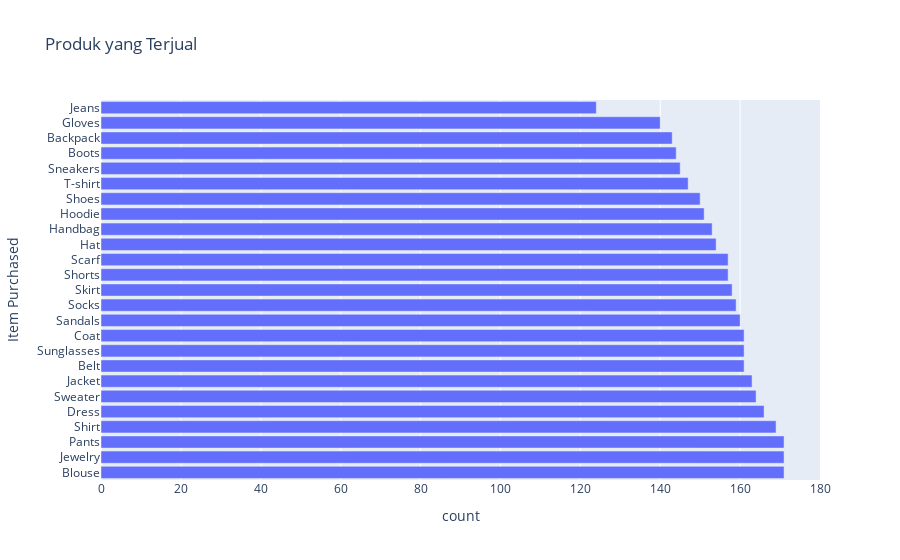

Here is the notebook cell this chart was saved with:
### Markdown cell above
Berdasarkan Product fashion paling banyak terjual

### Code cell
# Mengekstrak spesifik kolom ke dalam nama baru
Itempurchased_extract = df1['Item Purchased'].value_counts().reset_index()

# Buat kolom baru berdasarkan nama baru diatas
Itempurchased_extract_columns = ['item','count'] # value yang sama diitung dengan count

# Deploy value kolom diatas ke Plotly Bar Horizontal Chart
fig = px.bar(Itempurchased_extract, x='count', y = 'Item Purchased', orientation='h', title='Produk yang Terjual')
fig.show()

### Figure 1 — Plotly figure (JSON) as saved in the notebook; plotly's stock layout.template omitted (floating-point values rounded to 4 significant figures)
{"data": [{"alignmentgroup": "True", "hovertemplate": "count=%{x}<br>Item Purchased=%{y}<extra></extra>", "legendgroup": "", "marker": {"color": "#636efa", "pattern": {"shape": ""}}, "name": "", "offsetgroup": "", "orientation": "h", "showlegend": false, "textposition": "auto", "type": "bar", "x": [171, 171, 171, 169, 166, 164, 163, 161, 161, 161, 160, 159, 158, 157, 157, 154, 153, 151, 150, 147, 145, 144, 143, 140, 124], "xaxis": "x", "y": ["Blouse", "Jewelry", "Pants", "Shirt", "Dress", "Sweater", "Jacket", "Belt", "Sunglasses", "Coat", "Sandals", "Socks", "Skirt", "Shorts", "Scarf", "Hat", "Handbag", "Hoodie", "Shoes", "T-shirt", "Sneakers", "Boots", "Backpack", "Gloves", "Jeans"], "yaxis": "y"}], "layout": {"barmode": "relative", "legend": {"tracegroupgap": 0}, "title": {"text": "Produk yang Terjual"}, "xaxis": {"anchor": "y", "domain": [0, 1], "title": {"text": "count"}}, "yaxis": {"anchor": "x", "domain": [0, 1], "title": {"text": "Item Purchased"}}}}
